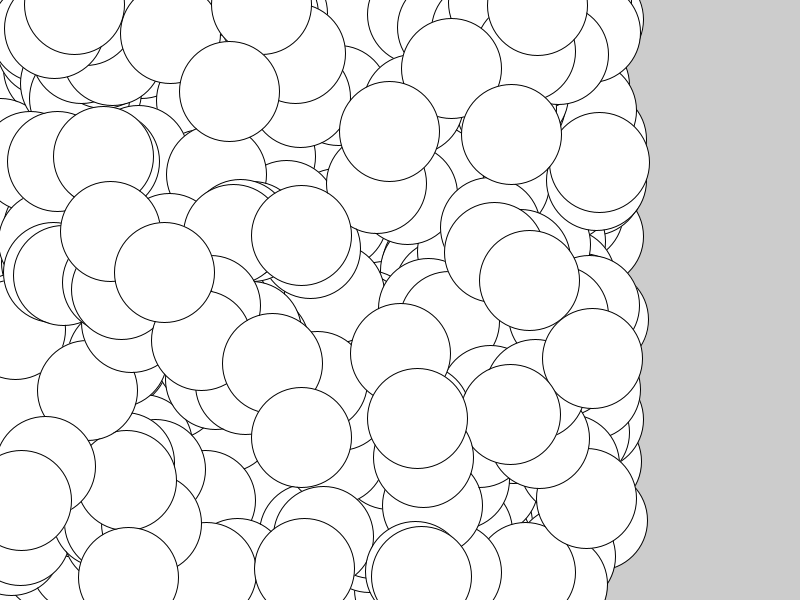
Frame 1 (no input)
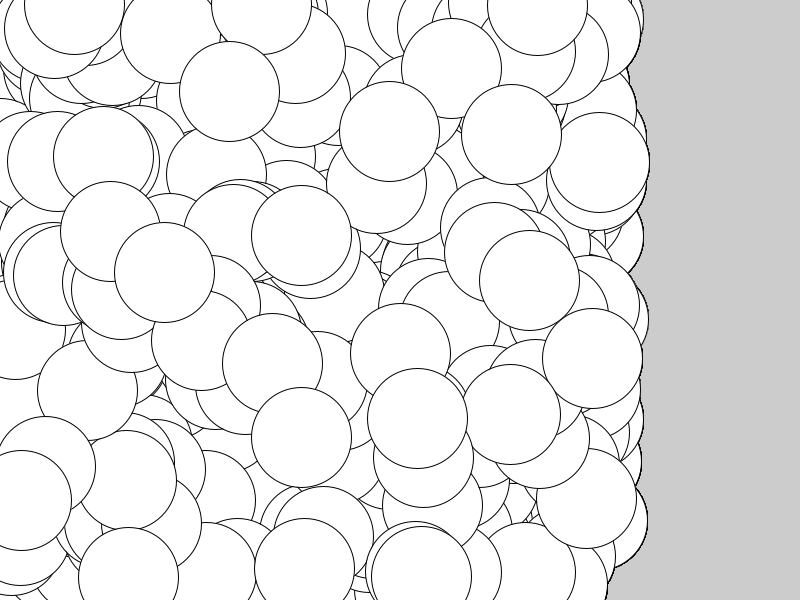
Frame 60 (the mouse pressed at the canvas centre just before this capture)
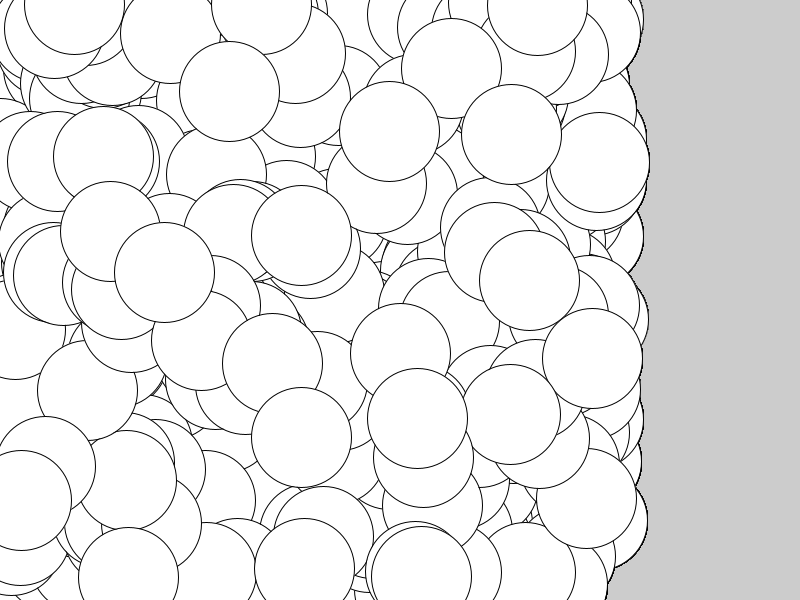
Frame 120 (the mouse held since frame 60 and released just before this capture)

The Processing sketch that drew these frames (run headless with seeded random() and noise(); from frame 60 on, the mouse is pressed at the canvas centre):

// Processing sketch: oneArrayForXandY
// ── oneArrayForXandY.pde
int numcircles = 1000;
float[] nums = new float[numcircles * 2];

void setup() {
  //fullScreen();
  size(800, 600);
  for (int i = 0; i < numcircles * 2; i++) {
    nums[i] = random(600);
  }
}

void draw() {
  for (int i = 0; i < numcircles * 2; i+=2) {
    if (i == 0) {
      circle(nums[i], nums[i+1], 80);
    } else {
      circle(nums[i], nums[i+1], 100);
    }
  }
}
